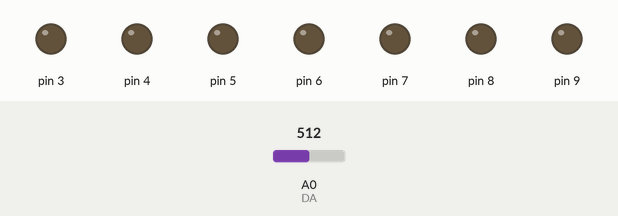
The sketch below on a simulated Arduino Uno, built with avr-gcc and run on an emulated ATmega328P. Shown: output pins drawn as LEDs (lit = HIGH). Inputs (shaded band) come from the test bench; at power-on: A0 (DA) = 512.

Above: at 1.2 s.
1.3 s: A0 (DA) set to 546
At 2.0 s:
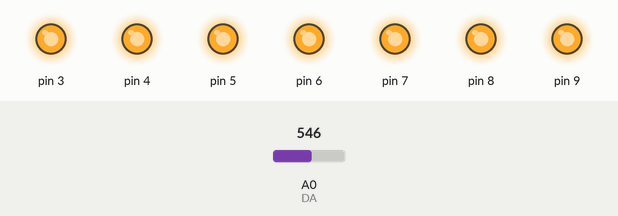
2.8 s: A0 (DA) set to 522
At 3.2 s:
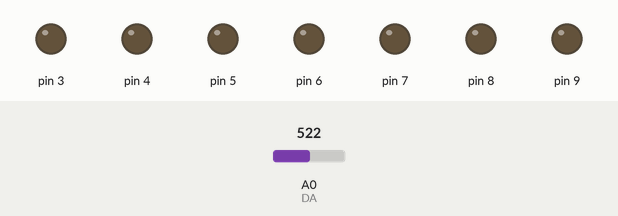
4.3 s: A0 (DA) set to 542
At 5.5 s:
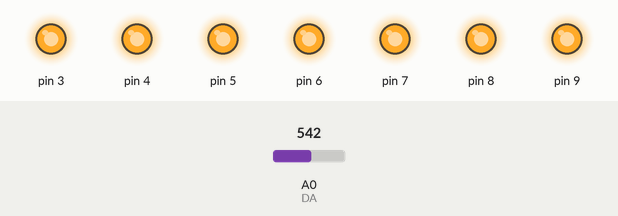
Timing chart, 0 to 7.3 s (numbered marks = the images above; inputs shaded):
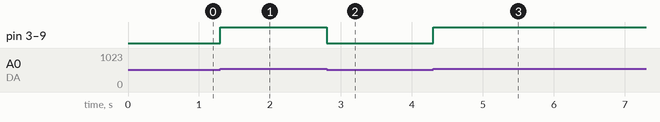

The sketch:

audio_led.ino
```cpp
int DO = 2; //Pin for Digital Output - DO
int DA = A0; // Pin for Analog Output - AO
int threshold = 532; //Set minimum threshold for LED lit
int sensorvalue = 0;

void setup() {
  //Serial.begin(9600);
  pinMode(3, OUTPUT);
  pinMode(4, OUTPUT);
  pinMode(5, OUTPUT);
  pinMode(6, OUTPUT);
  pinMode(7, OUTPUT);
  pinMode(8, OUTPUT);
  pinMode(9, OUTPUT);
}

void loop() {
  sensorvalue = analogRead(DA);  //Read the analog value
  //Serial.print("Analog: ");
  //Serial.print(sensorvalue);  //Print the analog value
  //Serial.print("  ");
  //Serial.print("Digital: ");
  //Serial.println(digitalRead(DO));  //Print the digital value

  if (sensorvalue >= threshold) { //Compare analog value with threshold
    digitalWrite(3, HIGH);
    digitalWrite(4, HIGH);
    digitalWrite(5, HIGH);
    digitalWrite(6, HIGH);
    digitalWrite(7, HIGH);
    digitalWrite(8, HIGH);
    digitalWrite(9, HIGH);

  }
  else {
    digitalWrite(3, LOW);
    digitalWrite(4, LOW);
    digitalWrite(5, LOW);
    digitalWrite(6, LOW);
    digitalWrite(7, LOW);
    digitalWrite(8, LOW);
    digitalWrite(9, LOW);
  }
}
```

Measured:
- the behaviour switches between 531 and 532 on A0 (DA) (found by bisection; images 0 and 1)
- after the input at 1.3 s, pin 3–9: LOW → HIGH at once
- after the input at 2.8 s, pin 3–9: HIGH → LOW at once
- after the input at 4.3 s, pin 3–9: LOW → HIGH at once
